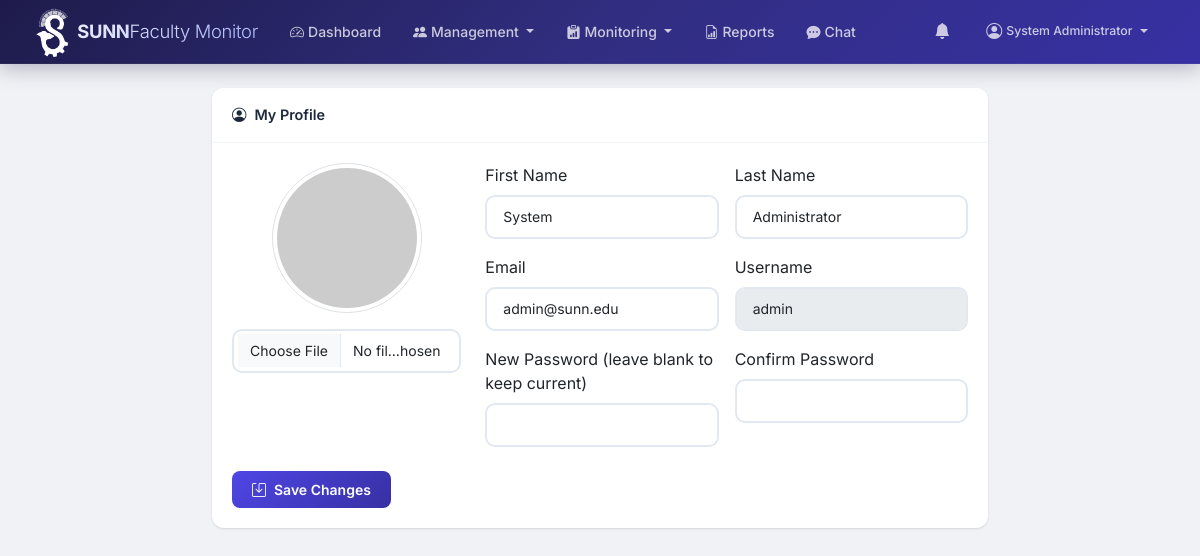
The page /auth/profile.php (signed in) on the database its author committed.
### tables this page shows
CREATE TABLE users (
    id INT PRIMARY KEY AUTO_INCREMENT,
    username VARCHAR(50) UNIQUE NOT NULL,
    password VARCHAR(255) NOT NULL,
    email VARCHAR(100) UNIQUE NOT NULL,
    first_name VARCHAR(50) NOT NULL,
    last_name VARCHAR(50) NOT NULL,
    role ENUM('admin', 'instructor', 'student', 'department_head') NOT NULL DEFAULT 'instructor',
    status ENUM('active', 'inactive', 'suspended') NOT NULL DEFAULT 'active',
    profile_image VARCHAR(255) DEFAULT NULL,
    preferences JSON DEFAULT NULL,
    last_login DATETIME DEFAULT NULL,
    last_activity DATETIME DEFAULT NULL,
    created_at TIMESTAMP DEFAULT CURRENT_TIMESTAMP,
    updated_at TIMESTAMP DEFAULT CURRENT_TIMESTAMP ON UPDATE CURRENT_TIMESTAMP
);

### config/functions.php (called while the page is built, shortened)
<?php
function getUser($user_id = null) {
    $db = getDB();
    $id = $user_id ?? $_SESSION['user_id'];
    $stmt = $db->prepare("SELECT * FROM users WHERE id = ?");
    $stmt->execute([$id]);
    return $stmt->fetch();
}

### auth/profile.php (the view, shortened to what this page needs)
<?php
$user = getUser();
require_once __DIR__ . '/../includes/header.php';
require_once __DIR__ . '/../includes/navbar.php';
?>
<div class="container-fluid py-4">
    <div class="row justify-content-center">
        <div class="col-lg-8">
            <div class="card fade-in">
                <div class="card-header">
                    <i class="bi bi-person-circle me-2"></i>My Profile
                </div>
                <div class="card-body">
                    <form method="POST" enctype="multipart/form-data">
                        <div class="row">
                            <div class="col-md-4 text-center mb-3">
                                <div class="mb-3">
                                    <img src="<?= $user['profile_image'] ? BASE_URL . '/uploads/profiles/' . $user['profile_image'] : 'https://ui-avatars.com/api/?name=' . urlencode($user['first_name'] . '+' . $user['last_name']) . '&size=150&background=4e73df&color=fff' ?>"
                                         class="rounded-circle img-thumbnail" style="width:150px;height:150px;object-fit:cover;">
                                </div>
                                <input type="file" name="profile_image" class="form-control" accept="image/*">
                            </div>
                            <div class="col-md-8">
                                <div class="row g-3">
                                    <div class="col-md-6">
                                        <label class="form-label">First Name</label>
                                        <input type="text" name="first_name" class="form-control" value="<?= htmlspecialchars($user['first_name']) ?>" required>
                                    </div>
                                    <div class="col-md-6">
                                        <label class="form-label">Last Name</label>
                                        <input type="text" name="last_name" class="form-control" value="<?= htmlspecialchars($user['last_name']) ?>" required>
                                    </div>
                                    <div class="col-md-6">
                                        <label class="form-label">Email</label>
                                        <input type="email" name="email" class="form-control" value="<?= htmlspecialchars($user['email']) ?>" required>
                                    </div>
                                    <div class="col-md-6">
                                        <label class="form-label">Username</label>
                                        <input type="text" class="form-control" value="<?= htmlspecialchars($user['username']) ?>" disabled>
                                    </div>
                                    <div class="col-md-6">
                                        <label class="form-label">New Password (leave blank to keep current)</label>
                                        <input type="password" name="new_password" class="form-control" minlength="6">
                                    </div>
                                    <div class="col-md-6">
                                        <label class="form-label">Confirm Password</label>
                                        <input type="password" name="confirm_password" class="form-control">
                                    </div>
                                </div>
                            </div>
                        </div>
                        <div class="mt-4">
                            <button type="submit" class="btn btn-primary"><i class="bi bi-save me-2"></i>Save Changes</button>
                        </div>
                    </form>
                </div>
            </div>
        </div>
    </div>
</div>
<?php require_once __DIR__ . '/../includes/footer.php'; ?>

### assets/css/style.css (style rules this page uses)
:root { --primary: #4f46e5; --primary-dark: #3730a3; --primary-light: #818cf8; --primary-bg: rgba(79, 70, 229, 0.08); --secondary: #0ea5e9; --success: #10b981; --success-bg: rgba(16, 185, 129, 0.1); --warning: #f59e0b; --warning-bg: rgba(245, 158, 11, 0.1); --danger: #ef4444; --danger-bg: rgba(239, 68, 68, 0.1); --info: #06b6d4; --info-bg: rgba(6, 182, 212, 0.1); --dark: #1e293b; --gray-50: #f8fafc; --gray-100: #f1f5f9; --gray-200: #e2e8f0; --gray-300: #cbd5e1; --gray-400: #94a3b8; --gray-500: #64748b; --gray-600: #475569; --gray-700: #334155; --gray-800: #1e293b; --gray-900: #0f172a; --body-bg: #f0f2f5; --card-shadow: 0 1px 3px rgba(0,0,0,.08), 0 1px 2px rgba(0,0,0,.06); --card-shadow-hover: 0 10px 25px rgba(0,0,0,.1), 0 4px 10px rgba(0,0,0,.06); --border-radius: 12px; --border-radius-sm: 8px; --border-radius-lg: 16px; --transition: all .2s ease; --nav-height: 64px; }
* { margin: 0; padding: 0; box-sizing: border-box; }
body { font-family: 'Inter', -apple-system, BlinkMacSystemFont, sans-serif; background: var(--body-bg); color: var(--gray-800); min-height: 100vh; -webkit-font-smoothing: antialiased; -moz-osx-font-smoothing: grayscale; }
.card { border: none; border-radius: var(--border-radius); box-shadow: var(--card-shadow); transition: var(--transition); }
.card-header { background: #fff; border-bottom: 1px solid var(--gray-100); padding: 1rem 1.25rem; font-weight: 600; font-size: .9rem; color: var(--gray-800); border-radius: var(--border-radius) var(--border-radius) 0 0 !important; }
.card-body { padding: 1.25rem; }
.btn { padding: .5rem 1.25rem; font-weight: 600; font-size: .875rem; border-radius: var(--border-radius-sm); transition: var(--transition); border: none; }
.btn-primary { background: linear-gradient(135deg, var(--primary), var(--primary-dark)); color: #fff; }
.form-control, .form-select { padding: .6rem 1rem; border: 2px solid var(--gray-200); border-radius: 10px; font-size: .875rem; transition: var(--transition); }
.fade-in { animation: fadeInUp .4s ease forwards; }

### rows shown on the page
users: first_name "System", last_name "Administrator", email "admin@sunn.edu", username "admin"

### other values the page prints
$_SESSION['user_name'] "System Administrator"
